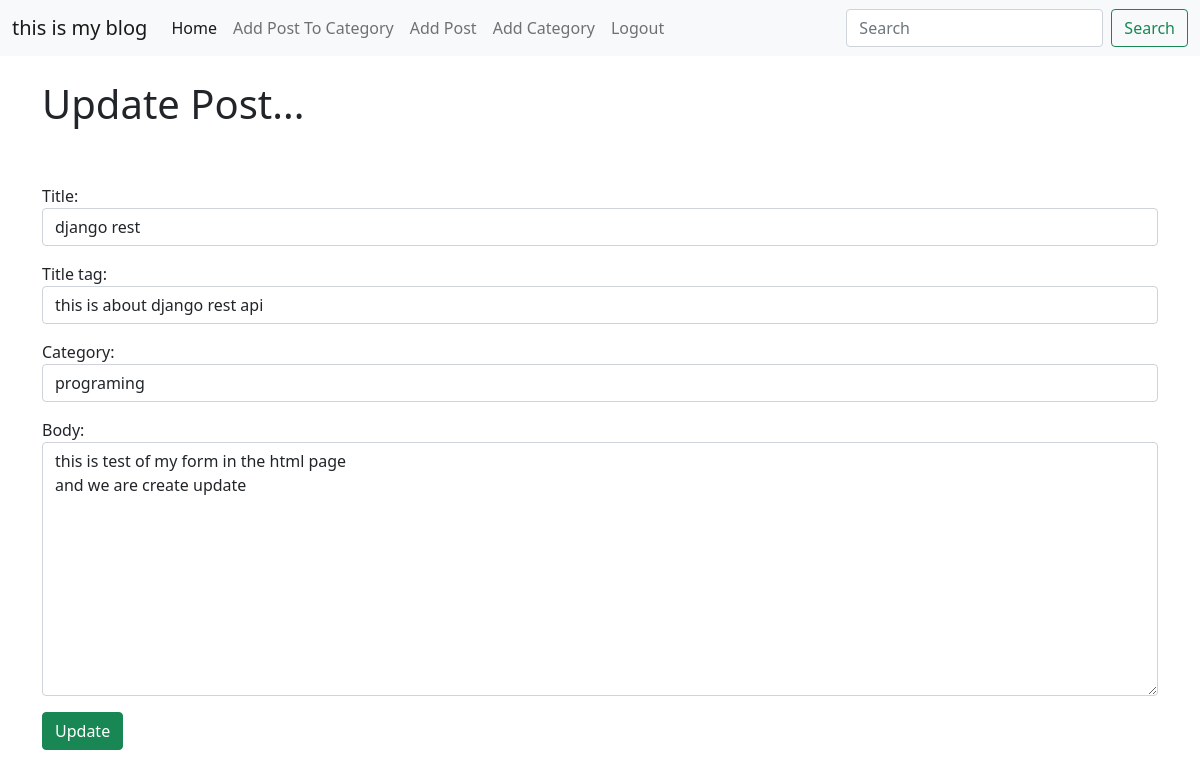
Screenshot of /article/edit/3 (signed in) with the database file from the repository.
### book/models.py (models this page shows, shortened)
class post(models.Model) :
    author =models.ForeignKey(User, on_delete=models.CASCADE,related_name="blog_posts")
    slug =models.SlugField(max_length=250,unique_for_date="publish")
    publish =models.DateTimeField(default=timezone.now)
    title =models.CharField(max_length=250)
    title_tag = models.CharField(max_length=250, default="this is my blog")
    body = RichTextField(blank = True, null = True)
    created =models.DateTimeField(auto_now_add=True)
    upadated =models.DateTimeField(auto_now=True)
    category = models.CharField(max_length=255, default='coding')
    likes = models.ManyToManyField(User, related_name='blog_postd')

### book/views.py (the view)
# urls.py: path('article/edit/<int:pk>', UpdatePostView.as_view(), name="update_post"),
class UpdatePostView(UpdateView):
    model = post
    form_class = EditForm
    template_name = 'update_post.html'

### book/forms.py
class EditForm(forms.ModelForm):
    class Meta:
        model = post
        fields = ('title', 'title_tag', 'category','body')
        widgets = {
            'title' : forms.TextInput(attrs = {'class':'form-control', 'placeholder': 'Please Enter title of Article'}),
            'title_tag' : forms.TextInput(attrs = {'class':'form-control'}),
            'category' : forms.Select(choices=choice_list, attrs = {'class':'form-control'}),
            'body' : forms.Textarea(attrs = {'class':'form-control'}),
        }

### book/templates/update_post.html (shortened to what this page needs)
{% extends 'base.html' %}
{% block content %}
{% if user.is_authenticated %}
<h1>Update Post... </h1>
<br> <br>
<div class="mb-3">
<form method = "POST">
    {{ form.as_p }}
    <button class= "btn btn btn-success">Update</button>
</div>
{% endif %}
{% endblock %}

### rows the page displays
post: title "django rest", title_tag "this is about django rest api", category "programing", body "this is test of my form in the html page and we are create update"
